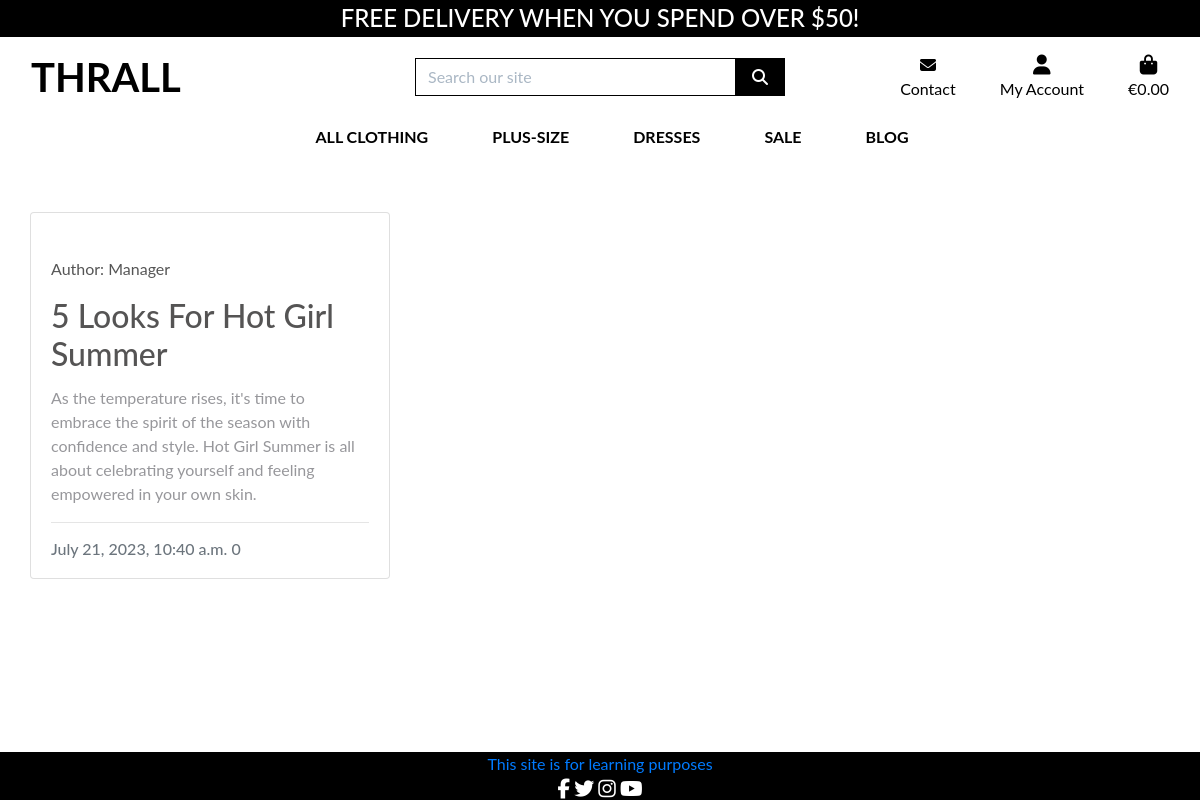
Page /blog/posts/ on the committed database.
### blog/models.py (models this page shows, shortened)
class Post(models.Model):
    title = models.CharField(max_length=200, unique=True)
    slug = models.SlugField(max_length=200, unique=True)
    author = models.ForeignKey(
        User, on_delete=models.CASCADE, related_name="blog_posts"
    )
    excerpt = models.TextField(blank=True)
    updated_on = models.DateTimeField(auto_now=True)
    content = models.TextField()
    created_on = models.DateTimeField(auto_now_add=True)
    status = models.IntegerField(choices=STATUS, default=0)
    tags = models.ManyToManyField(Tag, related_name='posts', blank=True)
    image = models.ImageField(null=True, blank=True)
    reading_time = models.PositiveIntegerField(default=0, editable=False)
    likes = models.ManyToManyField(
        User, related_name='blogpost_like', blank=True)
    class Meta:
        ordering = ["-created_on"]
    def number_of_likes(self):
        return self.likes.count()

### blog/views.py (the view)
# urls.py: path('posts/', PostList.as_view(), name='post_list'),
class PostList(generic.ListView):
    model = Post
    queryset = Post.objects.filter(status=1).order_by("-created_on")
    template_name = "post_list.html"
    paginate_by = 3

### bag/contexts.py (called while the page is built, shortened)
def bag_contents(request):
    bag_items = []
    total = 0
    product_count = 0
    bag = request.session.get('bag', {})
    if total < settings.FREE_DELIVERY_THRESHOLD:
        delivery = total * Decimal(settings.STANDARD_DELIVERY_PERCENTAGE / 100)
        free_delivery_delta = settings.FREE_DELIVERY_THRESHOLD - total
    else:
        delivery = 0
        free_delivery_delta = 0
    grand_total = delivery + total
    context = {
        'bag_items': bag_items,
        'total': total,
        'product_count': product_count,
        'delivery': delivery,
        'free_delivery_delta': free_delivery_delta,
        'free_delivery_threshold': settings.FREE_DELIVERY_THRESHOLD,
        'grand_total': grand_total,
    }
    return context

### blog/templates/blog/post_list.html (shortened to what this page needs)
{% extends 'base.html' %}
{% load static %}
{% block page_header %}
    <div class="container header-container">
    </div>
{% endblock %}
{% block content %}
<div class="container-fluid mt-5">
  <div class="row">
    <div class="col-12 mt-6 left d-flex flex-wrap justify-content-start">
      {% for post in post_list %}
      <div class="col-md-4 mb-4">
        <div class="card">
          <div class="card-body">
            <div class="image-container">
              <div class="image-flash">
                <p class="author">Author: {{ post.author }}</p>
              </div>
            </div>
            <a href="{% url 'blog:post_detail' post.slug %}" class="post-link">
              <h2 class="card-title" style="color: rgb(85, 84, 84); text-decoration-color: black;">{{ post.title }}</h2>
              <p class="card-text" style="color: rgb(151, 151, 155); text-decoration-color: black;">{{ post.excerpt }}</p>
            <hr/>
            <p class="card-text text-muted h6">{{ post.created_on}} {{ post.number_of_likes }}</p>
          </div>
        </div>
      </div>
      {% endfor %}
    </div>
  </div>
</div>
{% endblock %}

### static/css/base.css (style rules this page uses)
html, body { height: 100%; }
body { background: url('/media/women_modelling_landscape.jpg') no-repeat center center fixed; background-size: cover; color: #555; font-family: 'Lato'; height: calc(100vh - 164px); margin: 0%; display: flex; flex-direction: column; }
@media (min-width: 1200px) { .container { max-width: 80%; } }
@media (min-width: 992px) { .header-container { padding-top: 164px; } }

### rows in the picture
Post: author "Manager", title "5 Looks For Hot Girl Summer", excerpt "As the temperature rises, it's time to embrace the spirit of the season with confidence and style. Hot Girl Summer is all about celebrating yourself and feeling empowered in your own skin.", created_on "July 21, 2023, 10:40 a.m.", number_of_likes "0"

### other values in the picture
{{ free_delivery_threshold }} "50"
